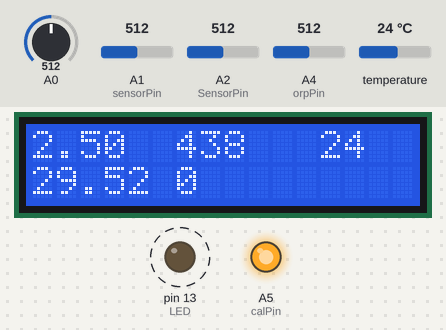
A sketch run on a simulated Arduino Uno, built with avr-gcc and run on an emulated ATmega328P. Shown: 16×2 character LCD, output pins drawn as LEDs (lit = HIGH). Dashed ring = blinking. The test bench sets the inputs (shaded band); at power-on: A0 = 512, A1 (sensorPin) = 512, A2 (SensorPin) = 512, A4 (orpPin) = 512, temperature 24 °C. Storage starts empty; what the sketch prints to the serial monitor is not drawn.

Above: at 1.2 s.
1.3 s: A0 set to 716
At 3.0 s:
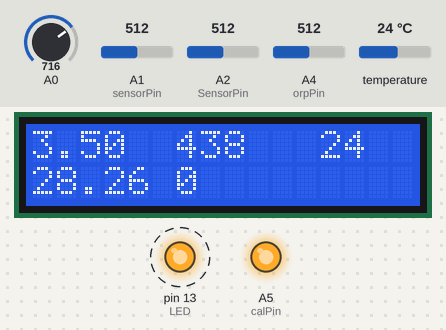
5.5 s: A1 (sensorPin) set to 716
At 6.7 s:
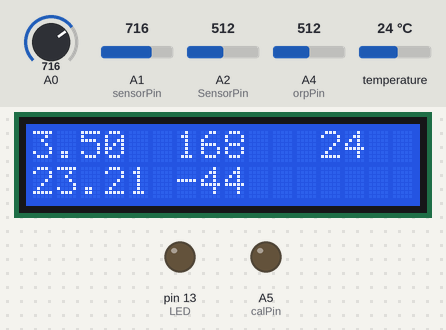
8.8 s: A2 (SensorPin) set to 716
At 11.1 s:
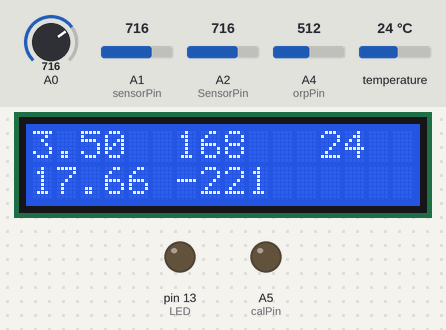
12.9 s: A4 (orpPin) set to 716
At 15.4 s:
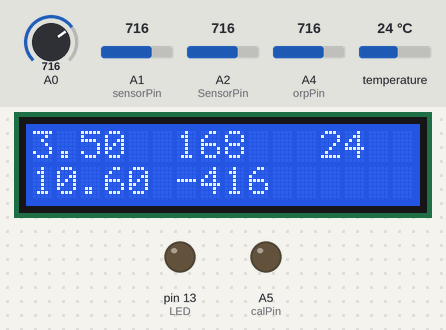
17.1 s: temperature set to 12 °C
At 18.5 s:
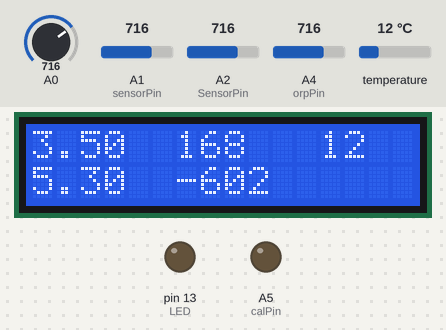
20.2 s: A0 set to 992
At 21.5 s:
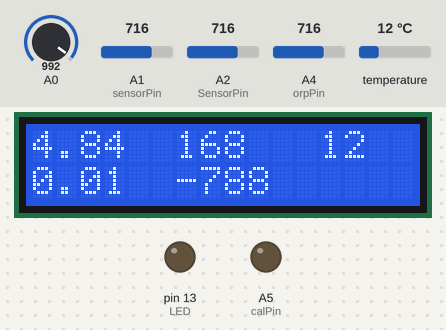
Timing chart, 0 to 23.2 s (numbered marks = the images above; inputs shaded):
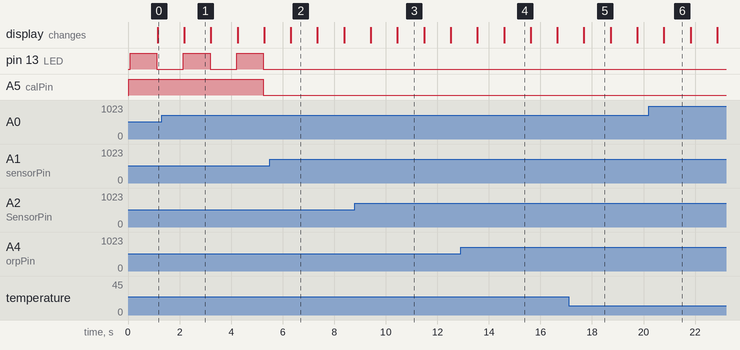

Measured:
- by itself, pin 13 (LED): alternates HIGH for 1.0 s and LOW for 1.0 s
- what the display in image 1 shows lasts 1.0 s, from 2.2 s to 3.2 s

The sketch:

main.ino
```cpp
// semi untested
// create file called "DATA.CSV", and add "seconds since 2k,ph,orp,turbididy,tds,temp", and a new line.
// https://github.com/skysthelimitt/chesapeakebay/
int tdssensorValue = 0;
float tdsValue = 0;
float tdsVoltage = 0;
//#define SERIAL Serial
#define sensorPin A1
#include <OneWire.h>
#include <DallasTemperature.h>
#define ONE_WIRE_BUS 4
OneWire oneWire(ONE_WIRE_BUS);
DallasTemperature sensors(&oneWire);
#define VOLTAGE 3.37   //vcc voltage(unit: V)
#define LED 13         //operating instructions
#define ArrayLenth  40 //times of collection
#define orpPin A4       //orp meter output,connect to Arduino controller ADC pin
#define calPin A5       //orp cal control pin, get a offset by set it to low


#define SensorPin A2            //pH meter Analog output to Arduino Analog Input 0
#define pHOffset 29.52 //41.02740741      //deviation compensate
#define samplingInterval 20
#define printInterval 800
#define uart  Serial
int pHArray[ArrayLenth];   //Store the average value of the sensor feedback
int pHArrayIndex = 0;
#include <LiquidCrystal.h>          //the liquid crystal library contains commands for printing to the display

LiquidCrystal lcd(7, 5, 3, 6, 9, 8);   // tell the RedBoard what pins are connected to the display


double orpValue;
// double offset=0.0;
int offset=0;
bool is_calibrated = false;
int wait_count = 5;
int orpArray[ArrayLenth];
int orpArrayIndex=0;
int tempval;
float phval;
int orpval;
float turbididyval;
int tdsval;

float time;

double avergearray(int* arr, int number);

int i;
// for the data logging shield, we use digital pin 10 for the SD cs line
#include <SPI.h>
#include <SD.h>
#include <RTClib.h>
RTC_DS1307 rtc;


File myFile;

void setup(void) {
  Serial.begin(9600);
   Serial.print("Initializing SD card...");
  SD.begin(10);
  Serial.println("initialization done.");
  pinMode(LED,OUTPUT);
  pinMode(calPin,OUTPUT);
  // digitalWrite(calPin, LOW);
  digitalWrite(calPin, HIGH);
  pinMode(LED, OUTPUT);
  uart.begin(9600);
  uart.println("pH meter experiment!");    //Test the uart monitor
  lcd.begin(16, 2);                 //tell the lcd library that we are using a display that is 16 characters wide and 2 characters high
  lcd.clear();
  //lcd.setCursor(0, 0);              //set the cursor to the 0,0 position (top left corner)
  //lcd.print("pH:   ORP:");       //print hello, world! starting at that position
}

void loop(void) {

  static unsigned long samplingTime = millis();
  static unsigned long pHprintTime = millis();
  static float pHValue, pHvoltage;
  if (millis() - samplingTime > samplingInterval)
  {
    pHArray[pHArrayIndex++] = analogRead(SensorPin);
    if (pHArrayIndex == ArrayLenth)pHArrayIndex = 0;
    pHvoltage = avergearray(pHArray, ArrayLenth) * 5.0 / 1024;
    pHValue = -19.18518519 * pHvoltage + pHOffset;
    samplingTime = millis();
  }
  if(millis() >= pHprintTime)   //Every 800 milliseconds, print a numerical
  {
        //uart.print("Voltage:");
    //uart.print(voltage, 2);
    uart.print("    pH value: ");
    uart.println(pHValue, 2);
    digitalWrite(LED, digitalRead(LED) ^ 1);
    phval = pHValue;
    pHprintTime = millis();


  //int sensorValue = analogRead(A0);// read the input on analog pin 0:
  //float voltage = sensorValue * (5.0 / 1024.0); // Convert the analog reading (which goes from 0 - 1023) to a voltage (0 - 5V):
  //float percent = voltage * 20;
  // WRITE DATA TO LCD
  // set the cursor to column 0, line 1
  // (note: line 1 is the second row, since counting begins with 0):
  //lcd.setCursor(0, 1);
  //lcd.print(percent);

  static unsigned long orpTimer=millis();   //analog sampling interval
  static unsigned long printTime=millis();
  if(millis() >= orpTimer)
  {
    orpTimer=millis()+20;
    orpArray[orpArrayIndex++]=analogRead(orpPin);    //read an analog value every 20ms
    if (orpArrayIndex==ArrayLenth) {
      orpArrayIndex=0;
    }
    orpValue=((30*(double)VOLTAGE*1000)-(75*avergearray(orpArray, ArrayLenth)*VOLTAGE*1000/1024))/75-offset;
  //}
  //if(millis() >= printTime)   //Every 800 milliseconds, print a numerical
  //{
    if(!is_calibrated) {
      if(wait_count==0){
        offset += (int)orpValue;
        is_calibrated = true;
        digitalWrite(calPin, LOW);
        Serial.print("offset: ");
        Serial.print((int)offset);
        Serial.println(" mV");
      }
      wait_count--;
    }
    else {
      Serial.print("ORP: ");
      Serial.print((int)orpValue);

      orpval = ((int)orpValue);

      Serial.println(" mV");
      digitalWrite(LED,1-digitalRead(LED)); // convert the state of the LED indicator
    //lcd.setCursor(0, 1);              //move the cursor to the first space of the bottom row
    //lcd.print((int)orpValue);       //print the number of seconds that have passed since the last reset
    }
    printTime=millis()+800;
  }
}
{
    //Elio_Code

  int turbsensorValue = analogRead(A0);// read the input on analog pin 0:
  float turbvoltage = turbsensorValue * (5.0 / 1024.0); // Convert the analog reading (which goes from 0 - 1023) to a voltage (0 - 5V):
  Serial.println(turbvoltage); // print out the value you read:

  turbididyval = turbvoltage;

  tdssensorValue = analogRead(sensorPin);
  tdsVoltage = tdssensorValue*5/1024.0; //Convert analog reading to Voltage
  tdsValue=(133.42/tdsVoltage*tdsVoltage*tdsVoltage - 255.86*tdsVoltage*tdsVoltage + 857.39*tdsVoltage)*0.5; //Convert voltage value to TDS value
    Serial.print("TDS Value = ");
    Serial.print(tdsValue);
    Serial.println(" ppm");
    tdsval = tdsValue;
  }
  tempval = sensors.getTempCByIndex(0);
  lcd.clear();
  lcd.setCursor(0, 1);
  lcd.print(phval);
  lcd.setCursor(6, 1);
  lcd.print(orpval);
  lcd.setCursor(0,0);
  lcd.print(turbididyval);
  lcd.setCursor(6,0);
  lcd.print(tdsval);
  lcd.setCursor(12,0);
  lcd.print(tempval);
  time = millis();
  myFile = SD.open("data.csv", FILE_WRITE);
if(myFile) {
    myFile.print(time);
    myFile.print(",");
    myFile.print(phval);
    myFile.print(",");
    myFile.print(orpval);
    myFile.print(",");
    myFile.print(turbididyval);
    myFile.print(",");
    myFile.print(tdsval);
    myFile.print(",");
    myFile.println(tempval);
    myFile.close();
}
  delay(1000);

}

double avergearray(int* arr, int number){
  int i;
  int max,min;
  double avg;
  long amount=0;
  if(number<=0){
    printf("Error number for the array to avraging!/n");
    return 0;
  }
  if(number<5){   //less than 5, calculated directly statistics
    for(i=0;i<number;i++){
      amount+=arr[i];
    }
    avg = amount/number;
    return avg;
  }else{
    if(arr[0]<arr[1]){
      min = arr[0];max=arr[1];
    }
    else{
      min=arr[1];max=arr[0];
    }
    for(i=2;i<number;i++){
      if(arr[i]<min){
        amount+=min;        //arr<min
        min=arr[i];
      }else {
        if(arr[i]>max){
          amount+=max;    //arr>max
          max=arr[i];
        }else{
          amount+=arr[i]; //min<=arr<=max
        }
      }//if
    }//for
    avg = (double)amount/(number-2);
  }//if
  return avg;


}
```
